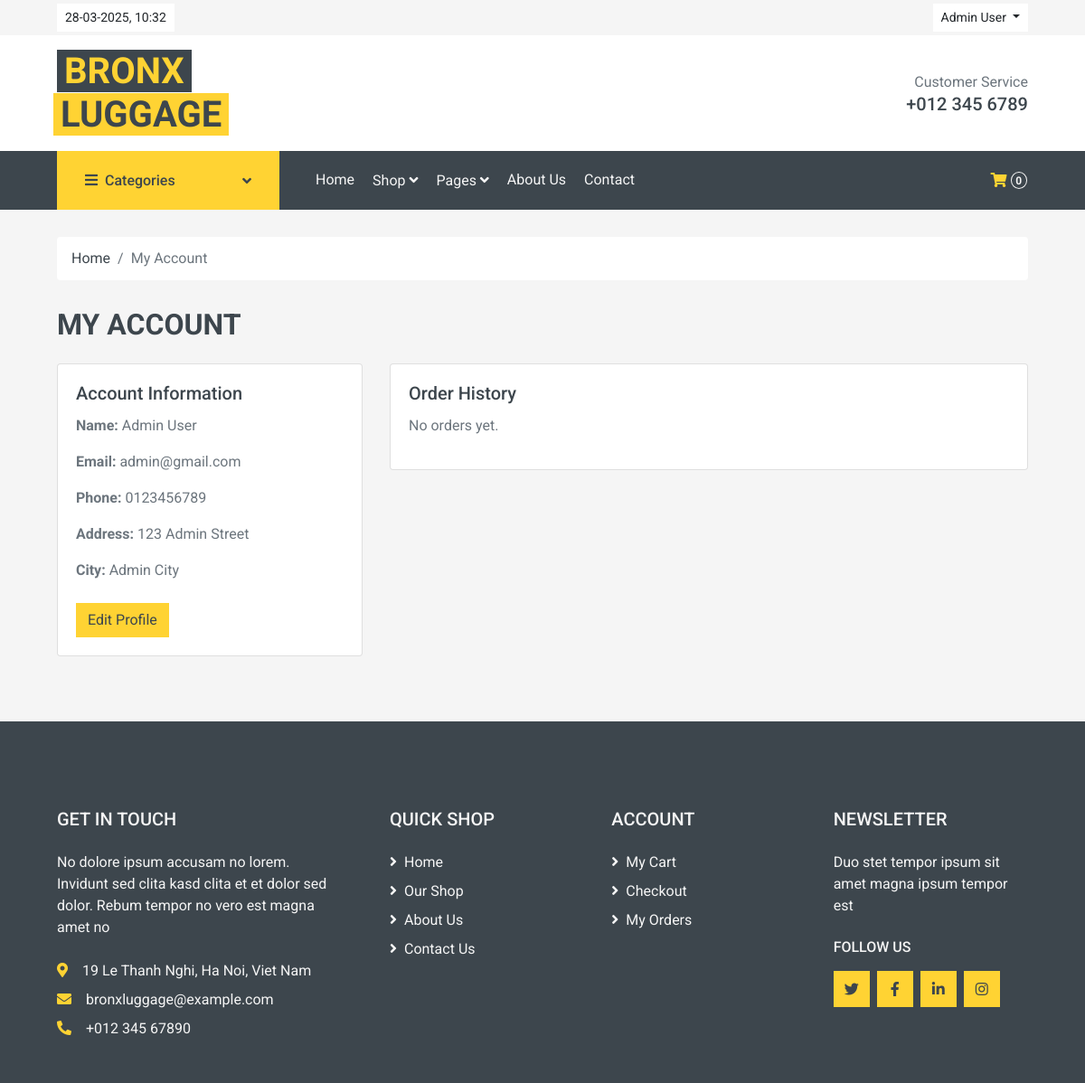
The app's page /pages/account.php (signed in) with its own data.
### tables this page shows
CREATE TABLE users (
    id INT AUTO_INCREMENT PRIMARY KEY,
    name VARCHAR(100) NOT NULL,
    email VARCHAR(100) UNIQUE NOT NULL,
    password VARCHAR(255) NOT NULL,
    phone VARCHAR(20),
    address VARCHAR(255),
    city VARCHAR(100),
    role ENUM('admin', 'customer') DEFAULT 'customer',
    created_at TIMESTAMP DEFAULT CURRENT_TIMESTAMP
);

### pages/account.php (the view, shortened to what this page needs)
<?php
require_once '../functions.php';
$user_id = $_SESSION['user_id'] ?? 0;
$user_email = $_SESSION['email'];
$stmt = $conn->prepare("SELECT id, name, email, phone, address, city FROM users WHERE email = ?");
$stmt->bind_param("s", $user_email);
$stmt->execute();
$user = $stmt->get_result()->fetch_assoc();
$limit = 5;
$page = isset($_GET['page']) ? (int) $_GET['page'] : 1;
$offset = ($page - 1) * $limit;
$count_stmt = $conn->prepare("SELECT COUNT(*) as total FROM orders WHERE user_id = ?");
$count_stmt->bind_param("i", $user_id);
$count_stmt->execute();
$total_orders = $count_stmt->get_result()->fetch_assoc()['total'];
$total_pages = ceil($total_orders / $limit);
$orders_stmt = $conn->prepare("SELECT id, status, created_at FROM orders WHERE user_id = ? ORDER BY created_at DESC LIMIT ? OFFSET ?");
$orders_stmt->bind_param("iii", $user_id, $limit, $offset);
$orders_stmt->execute();
$orders = $orders_stmt->get_result();
?>
<!DOCTYPE html>
<html lang="en">
<head>
    <?php include '../includes/head.php'; ?>
    <link rel="stylesheet" href="https://stackpath.bootstrapcdn.com/bootstrap/4.4.1/css/bootstrap.min.css"
>
</head>
<body>
    <?php include '../includes/topbar.php'; ?>
    <?php include '../includes/navbar.php'; ?>
    <div class="container-fluid">
        <div class="row px-xl-5">
            <div class="col-12">
                <nav class="breadcrumb bg-light mb-30">
                    <a class="breadcrumb-item text-dark" href="../pages/index.php">Home</a>
                    <span class="breadcrumb-item active">My Account</span>
                </nav>
            </div>
        </div>
    </div>
    <div class="container-fluid">
        <div class="row px-xl-5">
            <div class="col-lg-12">
                <h2 class="text-uppercase mb-4">My Account</h2>
                <div class="row">
                    <div class="col-md-4 mb-4">
                        <div class="card">
                            <div class="card-body">
                                <h5 class="card-title">Account Information</h5>
                                <p><strong>Name:</strong> <?= htmlspecialchars($user['name']); ?></p>
                                <p><strong>Email:</strong> <?= htmlspecialchars($user['email']); ?></p>
                                <p><strong>Phone:</strong>
                                    <?= $user['phone'] ? htmlspecialchars($user['phone']) : 'Not provided'; ?></p>
                                <p><strong>Address:</strong>
                                    <?= $user['address'] ? htmlspecialchars($user['address']) : 'Not provided'; ?></p>
                                <p><strong>City:</strong>
                                    <?= $user['city'] ? htmlspecialchars($user['city']) : 'Not provided'; ?></p>
                                <a href="../account/edit_profile.php" class="btn btn-primary mt-2">Edit Profile</a>
                            </div>
                        </div>
                    </div>
                    <div class="col-md-8 mb-4">
                        <div class="card">
                            <div class="card-body">
                                <h5 class="card-title">Order History</h5>
                                <?php if ($orders->num_rows > 0): ?>
                                    <div class="table-responsive">
                                        <table class="table table-bordered table-striped">
                                            <thead class="thead-dark">
                                                <tr>
                                                    <th>Order No</th>
                                                    <th>Date</th>
                                                    <th>Status</th>
                                                    <th>Action</th>
                                                </tr>
                                            </thead>
                                            <tbody>
                                                <?php
                                                $index = 1;
                                                while ($order = $orders->fetch_assoc()): ?>
                                                    <tr>
                                                        <td><?= $index++; ?></td>
                                                        <td><?= date('d-m-Y H:i', strtotime($order['created_at'])); ?></td>
                                                        <td><?= ucfirst($order['status']); ?></td>
                                                        <td><a href="order_detail.php?order_id=<?= $order['id']; ?>"
                                                                class="btn btn-sm btn-primary">View Details</a></td>
                                                    </tr>
                                                <?php endwhile; ?>
                                            </tbody>
                                        </table>
                                    </div>
                                    <nav aria-label="Order History Pagination">
                                        <ul class="pagination justify-content-center mt-3">
                                            <li class="page-item <?= $page <= 1 ? 'disabled' : ''; ?>">
                                                <a class="page-link" href="?page=<?= $page - 1; ?>" aria-label="Previous">
                                                    <span aria-hidden="true">&laquo;</span>
                                                </a>
                                            </li>
                                            <?php for ($i = 1; $i <= $total_pages; $i++): ?>
                                                <li class="page-item <?= $i == $page ? 'active' : ''; ?>">
                                                    <a class="page-link" href="?page=<?= $i; ?>"><?= $i; ?></a>
                                                </li>
                                            <?php endfor; ?>
                                            <li class="page-item <?= $page >= $total_pages ? 'disabled' : ''; ?>">
                                                <a class="page-link" href="?page=<?= $page + 1; ?>" aria-label="Next">
                                                    <span aria-hidden="true">&raquo;</span>
                                                </a>
                                            </li>
                                        </ul>
                                    </nav>
                                <?php else: ?>
                                    <p class="text-muted">No orders yet.</p>
                                <?php endif; ?>
                            </div>
                        </div>
                    </div>
                </div>
            </div>
        </div>
    </div>
    <?php include '../includes/footer.php'; ?>
</body>
</html>

### records on screen
users: name "Admin User", email "admin@gmail.com", phone "0123456789", address "123 Admin Street", city "Admin City"

### other values on screen
$_SESSION['name'] "Admin User"
$total_products "0"
